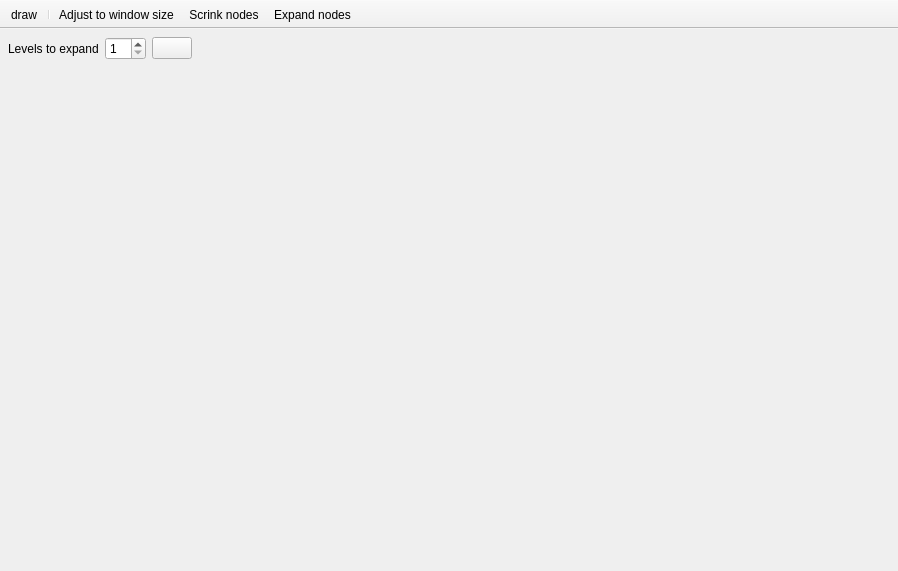
<?xml version="1.0" encoding="UTF-8"?>
<ui version="4.0">
 <class>BusViewerWindow</class>
 <widget class="QMainWindow" name="BusViewerWindow">
  <property name="geometry">
   <rect>
    <x>0</x>
    <y>0</y>
    <width>898</width>
    <height>571</height>
   </rect>
  </property>
  <property name="windowTitle">
   <string>MainWindow</string>
  </property>
  <property name="toolButtonStyle">
   <enum>Qt::ToolButtonIconOnly</enum>
  </property>
  <property name="unifiedTitleAndToolBarOnMac">
   <bool>false</bool>
  </property>
  <widget class="QWidget" name="centralwidget">
   <layout class="QVBoxLayout" name="verticalLayout">
    <property name="leftMargin">
     <number>0</number>
    </property>
    <property name="topMargin">
     <number>0</number>
    </property>
    <property name="rightMargin">
     <number>0</number>
    </property>
    <property name="bottomMargin">
     <number>0</number>
    </property>
    <item>
     <widget class="QFrame" name="toolsFrame">
      <property name="maximumSize">
       <size>
        <width>16777215</width>
        <height>40</height>
       </size>
      </property>
      <property name="frameShape">
       <enum>QFrame::NoFrame</enum>
      </property>
      <property name="frameShadow">
       <enum>QFrame::Raised</enum>
      </property>
      <layout class="QGridLayout" name="gridLayout">
       <property name="leftMargin">
        <number>8</number>
       </property>
       <property name="topMargin">
        <number>0</number>
       </property>
       <property name="rightMargin">
        <number>8</number>
       </property>
       <property name="bottomMargin">
        <number>0</number>
       </property>
       <item row="0" column="3">
        <widget class="QPushButton" name="drawButton">
         <property name="toolTip">
          <string>Draw schematic</string>
         </property>
         <property name="text">
          <string/>
         </property>
         <property name="icon">
          <iconset resource="icons.qrc">
           <normaloff>:/Icons/icons/automatic_layout.svg</normaloff>:/Icons/icons/automatic_layout.svg</iconset>
         </property>
        </widget>
       </item>
       <item row="0" column="0">
        <widget class="QLabel" name="label_2">
         <property name="text">
          <string>Levels to expand</string>
         </property>
        </widget>
       </item>
       <item row="0" column="4">
        <spacer name="horizontalSpacer">
         <property name="orientation">
          <enum>Qt::Horizontal</enum>
         </property>
         <property name="sizeHint" stdset="0">
          <size>
           <width>621</width>
           <height>20</height>
          </size>
         </property>
        </spacer>
       </item>
       <item row="0" column="5">
        <widget class="QLabel" name="busNameLabel">
         <property name="text">
          <string/>
         </property>
        </widget>
       </item>
       <item row="0" column="2">
        <widget class="QSpinBox" name="levelSpinBox">
         <property name="minimum">
          <number>1</number>
         </property>
        </widget>
       </item>
      </layout>
     </widget>
    </item>
    <item>
     <widget class="QFrame" name="editorFrame">
      <property name="frameShape">
       <enum>QFrame::NoFrame</enum>
      </property>
      <property name="frameShadow">
       <enum>QFrame::Raised</enum>
      </property>
      <layout class="QVBoxLayout" name="verticalLayout_2">
       <property name="leftMargin">
        <number>0</number>
       </property>
       <property name="topMargin">
        <number>0</number>
       </property>
       <property name="rightMargin">
        <number>0</number>
       </property>
       <property name="bottomMargin">
        <number>0</number>
       </property>
       <item>
        <layout class="QVBoxLayout" name="editorLayout"/>
       </item>
      </layout>
     </widget>
    </item>
   </layout>
  </widget>
  <widget class="QToolBar" name="toolBar">
   <property name="enabled">
    <bool>true</bool>
   </property>
   <property name="windowTitle">
    <string>toolBar</string>
   </property>
   <property name="movable">
    <bool>false</bool>
   </property>
   <attribute name="toolBarArea">
    <enum>TopToolBarArea</enum>
   </attribute>
   <attribute name="toolBarBreak">
    <bool>false</bool>
   </attribute>
   <addaction name="actiondraw"/>
   <addaction name="separator"/>
   <addaction name="actionAdjust_to_window_size"/>
   <addaction name="actionScrink_nodes"/>
   <addaction name="actionExpand_nodes"/>
  </widget>
  <action name="actiondraw">
   <property name="icon">
    <iconset resource="icons.qrc">
     <normaloff>:/Icons/icons/automatic_layout.svg</normaloff>:/Icons/icons/automatic_layout.svg</iconset>
   </property>
   <property name="text">
    <string>draw</string>
   </property>
  </action>
  <action name="actionExpand_nodes">
   <property name="icon">
    <iconset resource="icons.qrc">
     <normaloff>:/Icons/icons/plus (gray).svg</normaloff>:/Icons/icons/plus (gray).svg</iconset>
   </property>
   <property name="text">
    <string>Expand nodes</string>
   </property>
  </action>
  <action name="actionScrink_nodes">
   <property name="icon">
    <iconset resource="icons.qrc">
     <normaloff>:/Icons/icons/minus (gray).svg</normaloff>:/Icons/icons/minus (gray).svg</iconset>
   </property>
   <property name="text">
    <string>Scrink nodes</string>
   </property>
  </action>
  <action name="actionAdjust_to_window_size">
   <property name="icon">
    <iconset resource="icons.qrc">
     <normaloff>:/Icons/icons/resize.svg</normaloff>:/Icons/icons/resize.svg</iconset>
   </property>
   <property name="text">
    <string>Adjust to window size</string>
   </property>
  </action>
 </widget>
 <resources>
  <include location="icons.qrc"/>
 </resources>
 <connections/>
</ui>
